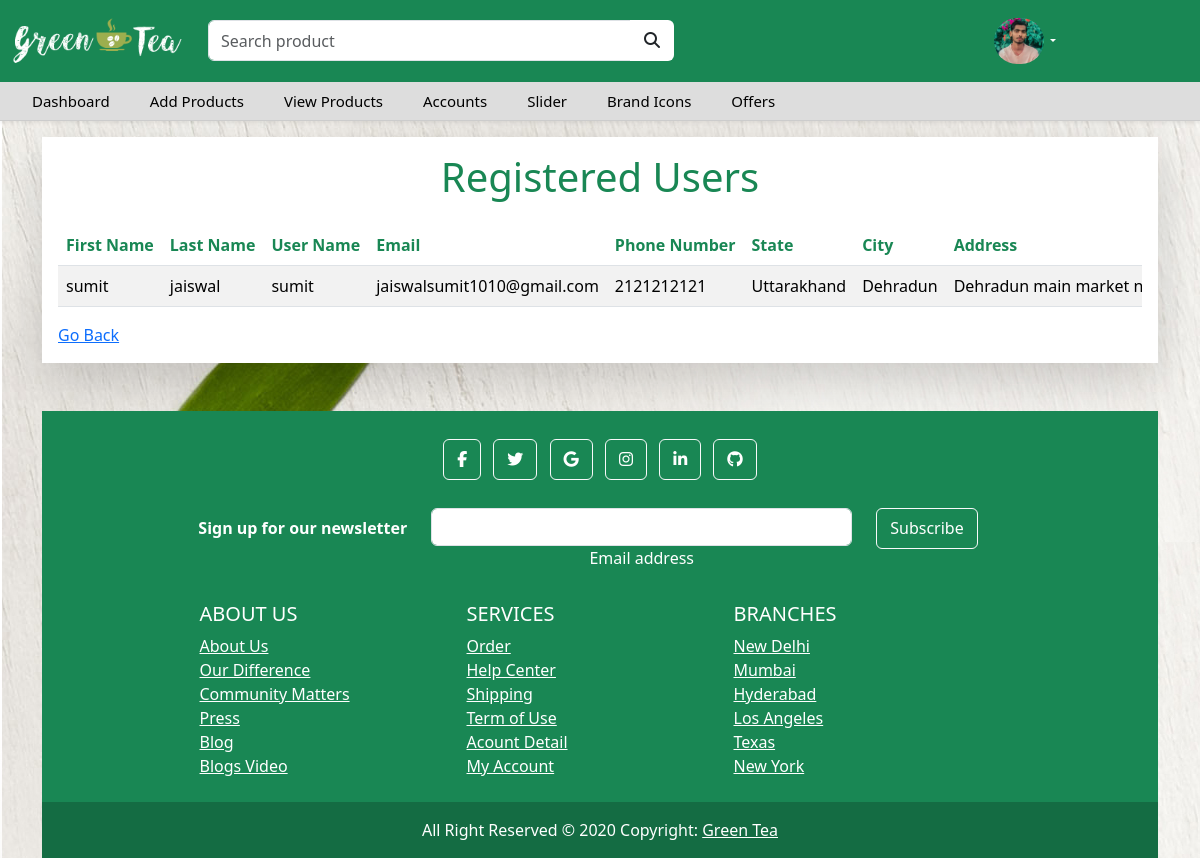
The page /Admin/Accounts.php (signed in) on the database its author committed.
### tables this page shows
CREATE TABLE `registration` (
  `first_name` varchar(255) NOT NULL,
  `last_name` varchar(255) NOT NULL,
  `user_name` varchar(255) NOT NULL,
  `email` varchar(255) NOT NULL,
  `phone_number` varchar(15) NOT NULL,
  `state` varchar(20) NOT NULL,
  `city` varchar(50) NOT NULL,
  `address` varchar(255) NOT NULL,
  `password` varchar(255) NOT NULL,
  `gender` varchar(50) NOT NULL,
  `image` varchar(255) NOT NULL DEFAULT '''user-solid.svg''',
  `role` varchar(10) NOT NULL DEFAULT 'user',
  `status` varchar(255) NOT NULL DEFAULT 'inactive',
  `create_time` datetime DEFAULT NULL
);

### Admin/Accounts.php (the view, shortened to what this page needs)
<?php
include 'header.php';
$con = mysqli_connect("localhost", "root", "", "green coffee");
$sql = "SELECT * FROM registration";
$result = mysqli_query($con, $sql);
if ($result = mysqli_query($con, $sql)) {
    $rowcount = mysqli_num_rows($result);
}
?>
<!DOCTYPE html>
<html lang="en">
<head>
    <link rel="stylesheet" href="style.css">
    <link rel="stylesheet" href="https://cdnjs.cloudflare.com/ajax/libs/font-awesome/6.5.1/css/all.min.css">
</head>
<body>
    <div class="container">
        <div class="bg-white shadow-lg mt-3 p-3">
            <h1 class="text-center text-success mb-4">Registered Users</h1>
            <div class="order-list table-responsive">
                <table class="table table-striped">
                    <thead>
                        <tr>
                            <th scope="col" class="text-success">First Name</th>
                            <th scope="col" class="text-success">Last Name</th>
                            <th scope="col" class="text-success">User Name</th>
                            <th scope="col" class="text-success">Email</th>
                            <th scope="col" class="text-success">Phone Number</th>
                            <th scope="col" class="text-success">State</th>
                            <th scope="col" class="text-success">City</th>
                            <th scope="col" class="text-success">Address</th>
                        </tr>
                    </thead>
                    <tbody>
                        <?php
                        if ($rowcount > 0) {
                            while ($row = $result->fetch_assoc()) {
                                echo "<tr>";
                                echo "<td>" . $row['first_name'] . "</td>";
                                echo "<td>" . $row['last_name'] . "</td>";
                                echo "<td>" . $row['user_name'] . "</td>";
                                echo "<td>" . $row['email'] . "</td>";
                                echo "<td>" . $row['phone_number'] . "</td>";
                                echo "<td>" . $row['state'] . "</td>";
                                echo "<td>" . $row['city'] . "</td>";
                                echo "<td>" . $row['address'] . "</td>";
                                echo "</tr>";
                            }
                        } else {
                            ?>
                            <p>No any registered users</p>
                            <?php
                            mysqli_free_result($result);
                        }
                        ?>
                    </tbody>
                </table>
                <a href="index.php">Go Back</a>
            </div>
        </div>
        <?php
        include 'footer.php';
        ?>
</body>
</html>

### Admin/header.php (shortened to what this page needs)
<?php
require '../db_connect.php';
$sql = "SELECT * FROM adminlogin ";
$result = mysqli_query($con, $sql);
while ($row = $result->fetch_assoc()) {
    $image = $row['image'];
}
?>
<!doctype html>
<html lang="en">
<head>
    <link rel="stylesheet" href="style.css">
    <link rel="stylesheet" href="bootstrap.min.css">
    <link href="https://stackpath.bootstrapcdn.com/font-awesome/4.7.0/css/font-awesome.min.css" rel="stylesheet">
    <link rel="stylesheet" href="bootstrap.min.css">
    <link rel="stylesheet" href="style.css">
</head>
<body>
    <div class="main-navbar shadow-sm sticky-top">
        <div class="top-navbar">
            <div class="container-fluid">
                <div class="row">
                    <div class=" col-4 col-sm-4 col-md-2 my-auto">
                        <img src="../image/logo2.png" alt="Avatar Logo" style=";" class="img-fluid">
                    </div>
                    <div class="col-8 col-sm-8 col-md-5 my-auto">
                        <form role="search">
                            <div class="input-group">
                                <input autofocus type="search" placeholder="Search product" class="form-control" />
                                <button class="btn bg-white" type="submit">
                                    <i class="fa fa-search text-dark"></i>
                                </button>
                            </div>
                        </form>
                    </div>
                    <div class="col-12 col-sm-12 col-md-4 my-auto">
                        <ul class="nav justify-content-end">
                            <li class="nav-item dropdown">
                                <a class="nav-link dropdown-toggle" href="#" role="button" data-bs-toggle="dropdown"> <i
                                        class="fas ">
                                        <img src="<?php echo "../image/" . $image ?>" alt="Avatar Logo" style="width:50px;"
                                            class="rounded-pill">
                                    </i> </a>
                            </li>
                        </ul>
                    </div>
                </div>
            </div>
        </div>
        <nav class="navbar navbar-expand-lg">
            <div class="container-fluid">
                <div class="collapse navbar-collapse" id="navbarSupportedContent">
                    <ul class="navbar-nav me-auto mb-2 mb-lg-0">
                        <li class="nav-item">
                            <a class="nav-link" href="index.php">Dashboard</a>
                        </li>
                        <li class="nav-item">
                            <a class="nav-link" href="addproduct.php">Add Products</a>
                        </li>
                        <li class="nav-item">
                            <a class="nav-link" href="view.php">View Products</a>
                        </li>
                        <li class="nav-item">
                            <a class="nav-link" href="Accounts.php">Accounts</a>
                        </li>
                        <li class="nav-item">
                            <a class="nav-link" href="slider.php">Slider</a>
                        </li>
                        <li class="nav-item">
                            <a class="nav-link" href="brandicons.php">Brand Icons</a>
                        </li>
                          <li class="nav-item">
                            <a class="nav-link" href="offers.php">Offers</a>
                        </li>
                    </ul>
                </div>
            </div>
        </nav>
    </div>
</body>
</html>

### Admin/style.css (style rules this page uses)
* { max-width: 100%; max-height: 100%; }
body { background-image: url(image/body-bg.jpg); }
.main-navbar { border-bottom: 1px solid #ccc; }
.main-navbar .top-navbar { background-color: #198754; padding-top: 10px; padding-bottom: 10px; }
.main-navbar .top-navbar .nav-link { color: #fff; font-size: 16px; font-weight: 500; }
.main-navbar .navbar { padding: 0px; background-color: #ddd; }
.main-navbar .navbar .nav-item .nav-link { padding: 8px 20px; color: #000; font-size: 15px; }
.btn { line-height: 1.8; background-color: #198754; padding: 5px 13px; display: inline-block; color: #fff; text-transform: capitalize; font-family: inherit; font-size: 16px; cursor: pointer; user-select: none; position: relative; overflow: hidden; vertical-align: middle; transition: color 0.3s ease; z-index: 2; }
.btn::before { position: absolute; content: ''; left: 0; top: 0; background: #42bf85; height: 100%; width: 0; z-index: -1; transition: width 0.3s ease; }
@media only screen and (min-width: 768px) { .main-navbar .top-navbar .nav-link { font-size: 12px; padding: 8px 10px; } }

### Admin/Accounts.php (style rules this page uses)
.table { width: 100%; table-layout: auto; }
th, td { white-space: nowrap; }

### rows shown on the page
registration: first_name "sumit", last_name "jaiswal", user_name "sumit", email "jaiswalsumit1010@gmail.com", phone_number "2121212121", state "Uttarakhand", city "Dehradun", address "Dehradun main market…"
